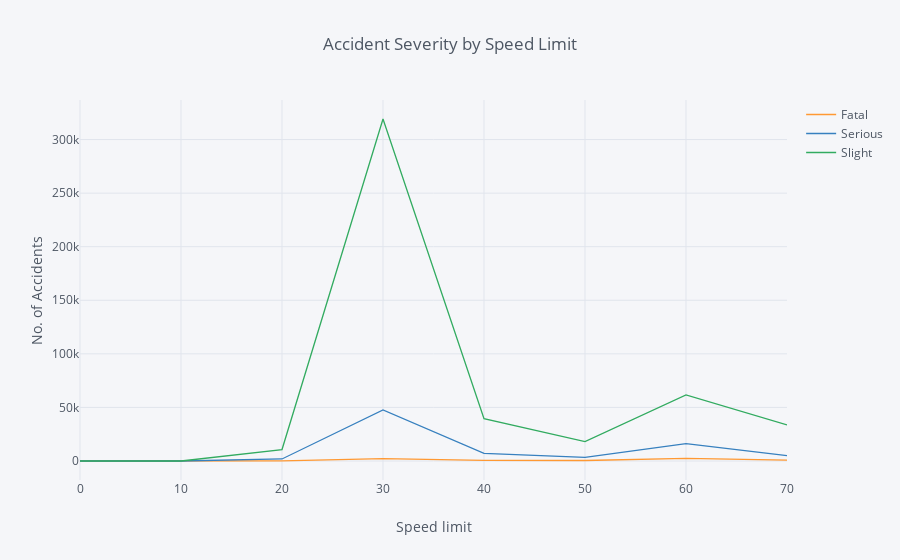

Notebook code for this chart:
### Code cell
speed_gp.iplot(kind='line', title='Accident Severity by Speed Limit',xTitle='Speed limit', yTitle='No. of Accidents')

### Figure 1 — Plotly figure (JSON) as saved in the notebook; plotly's stock layout.template omitted (floating-point values rounded to 4 significant figures)
{"data": [{"line": {"color": "rgba(255, 153, 51, 1.0)", "dash": "solid", "shape": "linear", "width": 1.3}, "mode": "lines", "name": "Fatal", "text": "", "type": "scatter", "uid": "36df681c-82e8-11e9-b464-f45c8991f033", "x": [0, 10, 20, 30, 40, 50, 60, 70], "y": [0, 0, 55, 2214, 636, 448, 2361, 805]}, {"line": {"color": "rgba(55, 128, 191, 1.0)", "dash": "solid", "shape": "linear", "width": 1.3}, "mode": "lines", "name": "Serious", "text": "", "type": "scatter", "uid": "36df6b14-82e8-11e9-9573-f45c8991f033", "x": [0, 10, 20, 30, 40, 50, 60, 70], "y": [0, 0, 1890, 47701, 7071, 3459, 16193, 4925]}, {"line": {"color": "rgba(50, 171, 96, 1.0)", "dash": "solid", "shape": "linear", "width": 1.3}, "mode": "lines", "name": "Slight", "text": "", "type": "scatter", "uid": "36df6d76-82e8-11e9-a498-f45c8991f033", "x": [0, 10, 20, 30, 40, 50, 60, 70], "y": [1, 3, 10674, 319183, 39518, 18075, 61705, 33692]}], "layout": {"autosize": true, "legend": {"bgcolor": "#F5F6F9", "font": {"color": "#4D5663"}}, "paper_bgcolor": "#F5F6F9", "plot_bgcolor": "#F5F6F9", "title": "Accident Severity by Speed Limit", "titlefont": {"color": "#4D5663"}, "xaxis": {"autorange": true, "gridcolor": "#E1E5ED", "range": [0, 70], "showgrid": true, "tickfont": {"color": "#4D5663"}, "title": "Speed limit", "titlefont": {"color": "#4D5663"}, "type": "linear", "zerolinecolor": "#E1E5ED"}, "yaxis": {"autorange": true, "gridcolor": "#E1E5ED", "range": [-17730.0, 336900.0], "showgrid": true, "tickfont": {"color": "#4D5663"}, "title": "No. of Accidents", "titlefont": {"color": "#4D5663"}, "type": "linear", "zerolinecolor": "#E1E5ED"}}}
